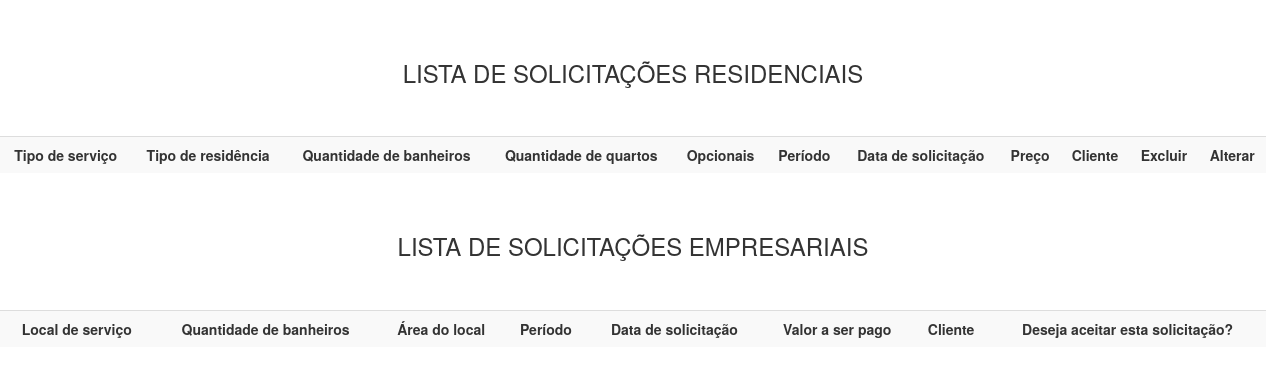
/view/listarAllSolicsProf.php, run on an earlier commit of the app's database.
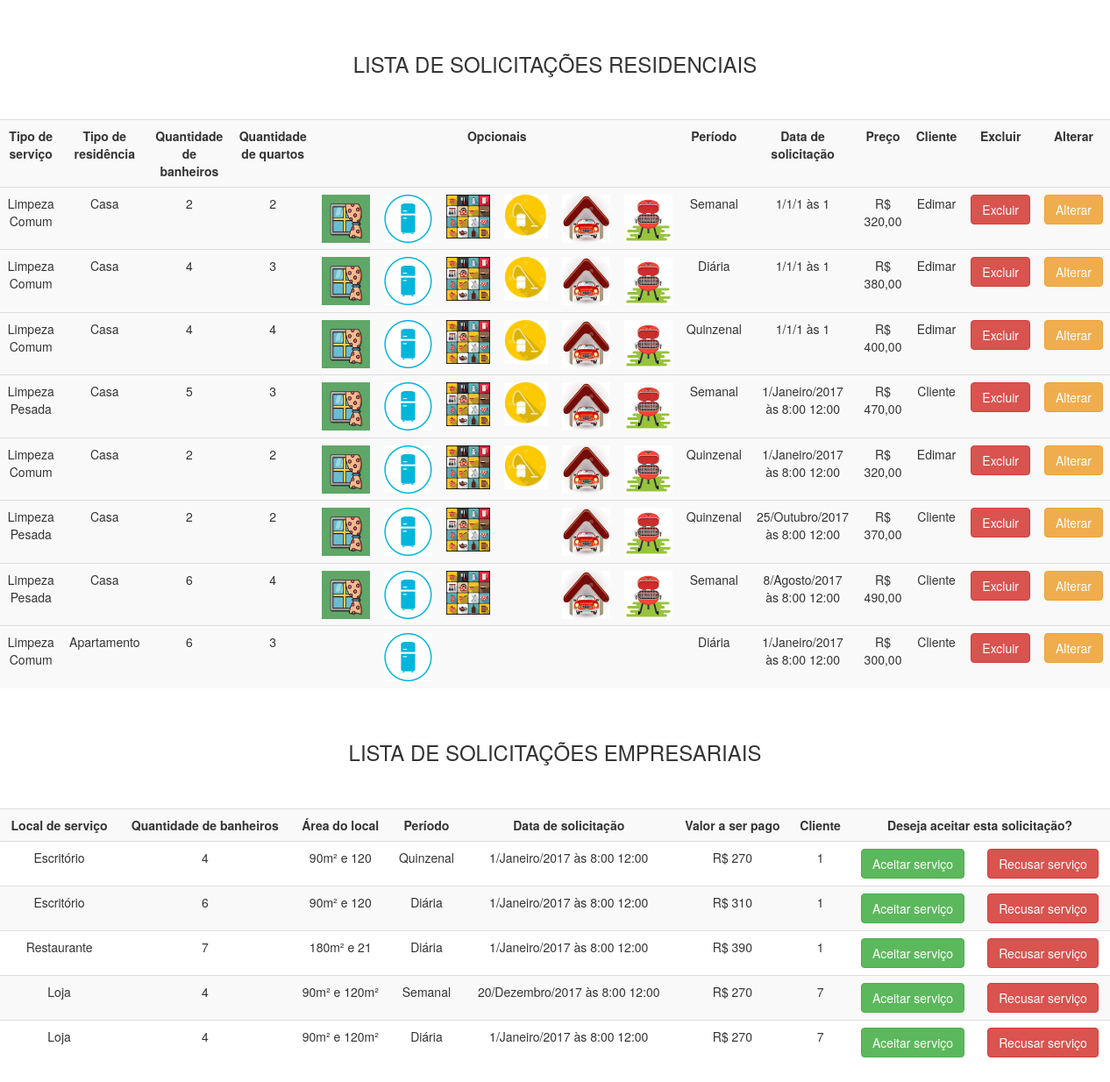
And on a later commit of the database.
### tables this page shows
CREATE TABLE `solicitacaocasa` (
  `codSolicitacao` int(11) NOT NULL,
  `tipoServico` varchar(45) NOT NULL,
  `tipoResidencia` varchar(45) NOT NULL,
  `quantBanheiros` int(11) NOT NULL,
  `quantQuartos` int(11) NOT NULL,
  `janelas` varchar(45) DEFAULT NULL,
  `geladeira` varchar(45) DEFAULT NULL,
  `armario` varchar(45) DEFAULT NULL,
  `aspirar` varchar(45) DEFAULT NULL,
  `garagem` varchar(45) DEFAULT NULL,
  `churrasqueira` varchar(45) DEFAULT NULL,
  `periodoServ` varchar(10) NOT NULL,
  `diaServ` int(11) NOT NULL,
  `mesServ` varchar(15) NOT NULL,
  `anoServ` int(11) NOT NULL,
  `horaServ` varchar(15) NOT NULL,
  `precoCasa` varchar(7) DEFAULT NULL,
  `Cliente_idCliente` int(11) DEFAULT NULL
);

CREATE TABLE `cliente` (
  `idCliente` int(11) NOT NULL,
  `nomeCliente` varchar(65) NOT NULL,
  `emailCliente` varchar(45) DEFAULT NULL,
  `celularCliente` varchar(45) DEFAULT NULL,
  `cpfCliente` varchar(45) NOT NULL,
  `cepCliente` varchar(45) NOT NULL,
  `enderecoCliente` varchar(45) DEFAULT NULL,
  `complementCliente` varchar(45) DEFAULT NULL,
  `numeroCliente` int(11) DEFAULT NULL,
  `bairroCliente` varchar(45) DEFAULT NULL,
  `cidadeCliente` varchar(45) DEFAULT NULL,
  `estadoCliente` varchar(45) DEFAULT NULL,
  `usuario` varchar(15) NOT NULL,
  `senha` varchar(45) NOT NULL,
  `Perfil_idPerfil` int(11) NOT NULL
);

CREATE TABLE `solicitacaoemp` (
  `codSolicitacaoEmp` int(11) NOT NULL,
  `locServ` varchar(20) NOT NULL,
  `quantBanheirosEmp` int(11) NOT NULL,
  `areaServ` varchar(15) NOT NULL,
  `periodoServEmp` varchar(10) NOT NULL,
  `diaServEmp` int(11) NOT NULL,
  `mesServEmp` varchar(15) NOT NULL,
  `anoServEmp` int(11) NOT NULL,
  `horaServEmp` varchar(15) NOT NULL,
  `precoEmp` varchar(7) DEFAULT NULL,
  `Cliente_idCliente` int(11) DEFAULT NULL
);

### dao/conexao/conexao.php (called while the page is built)
<?php
abstract class Conexao {
    private static $instance;
    public static function getInstance() {
        try {
            if (!isset(self::$instance)) {
                self::$instance = new PDO("mysql:host=localhost;dbname=db_syschlr;charset=UTF8", "root", "");
                self::$instance->setAttribute(PDO::ATTR_ERRMODE, PDO::ERRMODE_EXCEPTION);
            }
            return self::$instance;
        } catch (PDOException $exc) {
            echo "Erro ao conectar o banco de dados :" . $exc->getMessage();
        }
    }
}
?>

### dao/solicCasaDAO.php (called while the page is built, shortened)
<?php
require_once '../dao/conexao/conexao.php';
class SolicCasaDAO {
    public $pdo = null;
    public function __construct() {
        $this->pdo = Conexao::getInstance();
    }
    public function getAllSolicCasa() {
        try {
            $sql = "SELECT s.codSolicitacao, s.tipoServico, s.tipoResidencia, s.quantBanheiros, s.quantQuartos, s.janelas, s.geladeira, s.armario, s.aspirar, s.garagem, s.churrasqueira, s.periodoServ, s.diaServ, s.mesServ, s.anoServ, s.horaServ, s.precoCasa, s.Cliente_idCliente, c.nomeCliente FROM solicitacaocasa as s INNER
                    JOIN cliente as c ON (s.Cliente_idCliente = c.idCliente)";
            $stmt = $this->pdo->prepare($sql);
            $stmt->execute();
            $solicsCasa = $stmt->fetchAll(PDO::FETCH_ASSOC);
            return $solicsCasa;
        } catch (PDOException $exc) {
            echo $exc->getMessage();
        }
    }
}
?>

### dao/solicEmpresaDAO.php (called while the page is built, shortened)
<?php
require_once '../dao/conexao/conexao.php';
class SolicEmpresaDAO {
    public $pdo = null;
    public function __construct() {
        $this->pdo = Conexao::getInstance();
    }
    public function getAllSolicEmpresa() {
        try {
            $sql = "SELECT s.codSolicitacaoEmp, s.locServ, s.quantBanheirosEmp,
                s.areaServ, s.periodoServEmp, s.diaServEmp, s.mesServEmp, s.anoServEmp, s.horaServEmp,
                s.precoEmp, s.Cliente_idCliente, c.nomeCliente FROM solicitacaoemp as s INNER JOIN cliente as c ON (s.Cliente_idCliente = c.idCliente)";
            $stmt = $this->pdo->prepare($sql);
            $stmt->execute();
            $solicsEmpresa = $stmt->fetchAll(PDO::FETCH_ASSOC);
            return $solicsEmpresa;
        } catch (PDOException $exc) {
            echo $exc->getMessage();
        }
    }
}
?>

### view/listarAllSolicsProf.php (the view, shortened to what the changed rows need)
<!DOCTYPE html>
<html>
    <head>
        <link rel="stylesheet" href="https://maxcdn.bootstrapcdn.com/bootstrap/3.3.7/css/bootstrap.min.css">
    </head>
    <body>
        <br><br>
        <?php
        require_once '../dao/solicCasaDAO.php';
        $solicCasaDAO = new SolicCasaDAO();
        $solicsCasa = $solicCasaDAO->getAllSolicCasa();
        echo "<br><br>";
        echo "<table class='table table-striped' align='center'>";
        echo "<tr>";
        echo "  <th><center>Tipo de serviço</center></th>";
        echo "  <th><center>Tipo de residência</center></th>";
        echo "  <th><center>Quantidade de banheiros</center></th>";
        echo "  <th><center>Quantidade de quartos</center></th>";
        echo "  <th colspan='6'><center>Opcionais</center></th>";
        echo "  <th><center>Período</center></th>";
        echo "  <th><center>Data de solicitação</center></th>";
        echo "  <th><center>Preço</center></th>";
        echo "  <th><center>Cliente</center></th>";
        echo "  <th><center>Excluir</center></th>";
        echo "  <th><center>Alterar</center></th>";
        echo "</tr>";
        foreach ($solicsCasa as $sc) {
            echo "<tr>";
            $DataSolicitada = $sc["diaServ"] . "/" . $sc["mesServ"] . "/" . $sc["anoServ"] . " às " . $sc["horaServ"];
            echo "<tr>";
            echo "  <td align='center'>{$sc["tipoServico"]}</td>";
            echo "  <td align='center'>{$sc["tipoResidencia"]}</td>";
            echo "  <td align='center'>{$sc["quantBanheiros"]}</td>";
            echo "  <td align='center'>{$sc["quantQuartos"]}</td>";
            if ($sc["janelas"] != "") {
                echo " <td align='center'><img src = '../imagens/janela.gif' width = '55' height = '55' Title='Interior das janelas.'/></td>";
            }else{echo "  <td align='center'>{$sc["janelas"]}</td>";}
             if ($sc["geladeira"] != "") {
                echo " <td align='center'><img src = '../imagens/geladeira.gif' width = '55' height = '55' Title='Interior da geladeira.'/></td>";
            }else{echo "  <td align='center'>{$sc["geladeira"]}</td>";}
             if ($sc["armario"] != "") {
                echo " <td align='center'><img src = '../imagens/armario.gif' width = '50' height = '50' Title='Interior de armarios de cozinha.'/></td>";
            }else{ echo "  <td align='center'>{$sc["armario"]}</td>";}
             if ($sc["aspirar"] != "") {
                echo " <td align='center'><img src = '../imagens/aspirador.gif' width = '50' height = '50' Title='Aspirar tapetes e estofados.'/></td>";
            }else{ echo "  <td align='center'>{$sc["aspirar"]}</td>";}
             if ($sc["garagem"] != "") {
                echo " <td align='center'><img src = '../imagens/garagem.gif' width = '55' height = '55' Title='Limpeza da garagem.' /></td>";
            } else {echo "  <td align='center'>{$sc["garagem"]}</td>";}
            if ($sc["churrasqueira"] != "") {
                echo " <td align='center'><img src = '../imagens/churrasqueira.gif' width = '55' height = '55'  Title='Limpeza da churrasqueira.' /></td>";
            }else{ echo "  <td align='center'>{$sc["churrasqueira"]}</td>";}
            echo "  <td align='center'>{$sc["periodoServ"]}</td>";
            echo "  <td align='center'>{$DataSolicitada}</td>";
            echo "  <td align='center'>{$sc["precoCasa"]},00</td>";
            echo "  <td align='center'>{$sc["nomeCliente"]}</td>";
            echo "  <td align='center'><a class='btn btn-danger' href='../controller/excluirSolicCasaByIdController.php?codSolicitacao={$sc["codSolicitacao"]}'>Excluir</a></td>";
            echo "  <td align='center'><a class='btn btn-warning' href='formAltSolicCasaAdmin.php?codSolicitacao={$sc["codSolicitacao"]}'>Alterar</a></td>";
            echo "</tr>";
        }
        echo "</table>";
        ?>
        <br>
        <?php
        require_once '../dao/solicEmpresaDAO.php';
        $solicEmpresaDAO = new SolicEmpresaDAO();
        $solicsEmpresa = $solicEmpresaDAO->getAllSolicEmpresa();
        echo "<br><br>";
        echo "<table  class='table table-striped' align='center'>";
        echo "<tr>";
        echo "  <th><center>Local de serviço</center></th>";
        echo "  <th><center>Quantidade de banheiros</center></th>";
        echo "  <th><center>Área do local</center></th>";
        echo "  <th><center>Período</center></th>";
        echo "  <th><center>Data de solicitação</center></th>";
        echo "  <th><center>Valor a ser pago</center></th>";
        echo "  <th><center>Cliente</center></th>";
        echo "  <th colspan='2' align='right'><center>Deseja aceitar esta solicitação?</center></th>";
        echo "</tr>";
        foreach ($solicsEmpresa as $sce) {
            echo "<tr>";
             $DataSolicitada = $sce["diaServEmp"] . "/" . $sce["mesServEmp"] . "/" . $sce["anoServEmp"] . " às " . $sce["horaServEmp"];
            echo "  <td align='center'>{$sce["locServ"]}</td>";
            echo "  <td align='center'>{$sce["quantBanheirosEmp"]}</td>";
            echo "  <td align='center'>{$sce["areaServ"]}</td>";
            echo "  <td align='center'>{$sce["periodoServEmp"]}</td>";
            echo "  <td align='center'>{$DataSolicitada}</td>";
            echo "  <td align='center'>{$sce["precoEmp"]}</td>";
            echo "  <td align='center'>{$sce["Cliente_idCliente"]}</td>";
            echo "  <td align='center'><a class='btn btn-success' href='#'>Aceitar serviço</a></td>";
            echo "  <td align='center'><a class='btn btn-danger' href='#'>Recusar serviço</a></td>";
            echo "</tr>";
        }
        echo "</table>";
        ?>
    </body>
</html>

What changed in the data, as far as the page shows it:
added solicitacaocasa: tipoServico "Limpeza Comum", tipoResidencia "Casa", quantBanheiros "2", quantQuartos "2", periodoServ "Semanal", DataSolicitada "1/1/1 às 1", precoCasa "R$ 320", Cliente_idCliente.nomeCliente "Edimar"
added solicitacaocasa: tipoServico "Limpeza Comum", tipoResidencia "Casa", quantBanheiros "4", quantQuartos "3", periodoServ "Diária", DataSolicitada "1/1/1 às 1", precoCasa "R$ 380", Cliente_idCliente.nomeCliente "Edimar"
added solicitacaocasa: tipoServico "Limpeza Comum", tipoResidencia "Casa", quantBanheiros "4", quantQuartos "4", periodoServ "Quinzenal", DataSolicitada "1/1/1 às 1", precoCasa "R$ 400", Cliente_idCliente.nomeCliente "Edimar"
added solicitacaocasa: tipoServico "Limpeza Pesada", tipoResidencia "Casa", quantBanheiros "5", quantQuartos "3", periodoServ "Semanal", DataSolicitada "1/Janeiro/2017 às 8:00 12:00", precoCasa "R$ 470", Cliente_idCliente.nomeCliente "Cliente"
added solicitacaocasa: tipoServico "Limpeza Comum", tipoResidencia "Casa", quantBanheiros "2", quantQuartos "2", periodoServ "Quinzenal", DataSolicitada "1/Janeiro/2017 às 8:00 12:00", precoCasa "R$ 320", Cliente_idCliente.nomeCliente "Edimar"
added solicitacaocasa: tipoServico "Limpeza Pesada", tipoResidencia "Casa", quantBanheiros "2", quantQuartos "2", periodoServ "Quinzenal", DataSolicitada "25/Outubro/2017 às 8:00 12:00", precoCasa "R$ 370", Cliente_idCliente.nomeCliente "Cliente"
added solicitacaocasa: tipoServico "Limpeza Pesada", tipoResidencia "Casa", quantBanheiros "6", quantQuartos "4", periodoServ "Semanal", DataSolicitada "8/Agosto/2017 às 8:00 12:00", precoCasa "R$ 490", Cliente_idCliente.nomeCliente "Cliente"
added solicitacaocasa: tipoServico "Limpeza Comum", tipoResidencia "Apartamento", quantBanheiros "6", quantQuartos "3", periodoServ "Diária", DataSolicitada "1/Janeiro/2017 às 8:00 12:00", precoCasa "R$ 300", Cliente_idCliente.nomeCliente "Cliente"
added solicitacaoemp: locServ "Escritório", quantBanheirosEmp "4", areaServ "90m² e 120", periodoServEmp "Quinzenal", DataSolicitada "1/Janeiro/2017 às 8:00 12:00", precoEmp "R$ 270", Cliente_idCliente "1"
added solicitacaoemp: locServ "Escritório", quantBanheirosEmp "6", areaServ "90m² e 120", periodoServEmp "Diária", DataSolicitada "1/Janeiro/2017 às 8:00 12:00", precoEmp "R$ 310", Cliente_idCliente "1"
added solicitacaoemp: locServ "Restaurante", quantBanheirosEmp "7", areaServ "180m² e 21", periodoServEmp "Diária", DataSolicitada "1/Janeiro/2017 às 8:00 12:00", precoEmp "R$ 390", Cliente_idCliente "1"
added solicitacaoemp: locServ "Loja", quantBanheirosEmp "4", areaServ "90m² e 120m²", periodoServEmp "Semanal", DataSolicitada "20/Dezembro/2017 às 8:00 12:00", precoEmp "R$ 270", Cliente_idCliente "7"
added solicitacaoemp: locServ "Loja", quantBanheirosEmp "4", areaServ "90m² e 120m²", periodoServEmp "Diária", DataSolicitada "1/Janeiro/2017 às 8:00 12:00", precoEmp "R$ 270", Cliente_idCliente "7"
